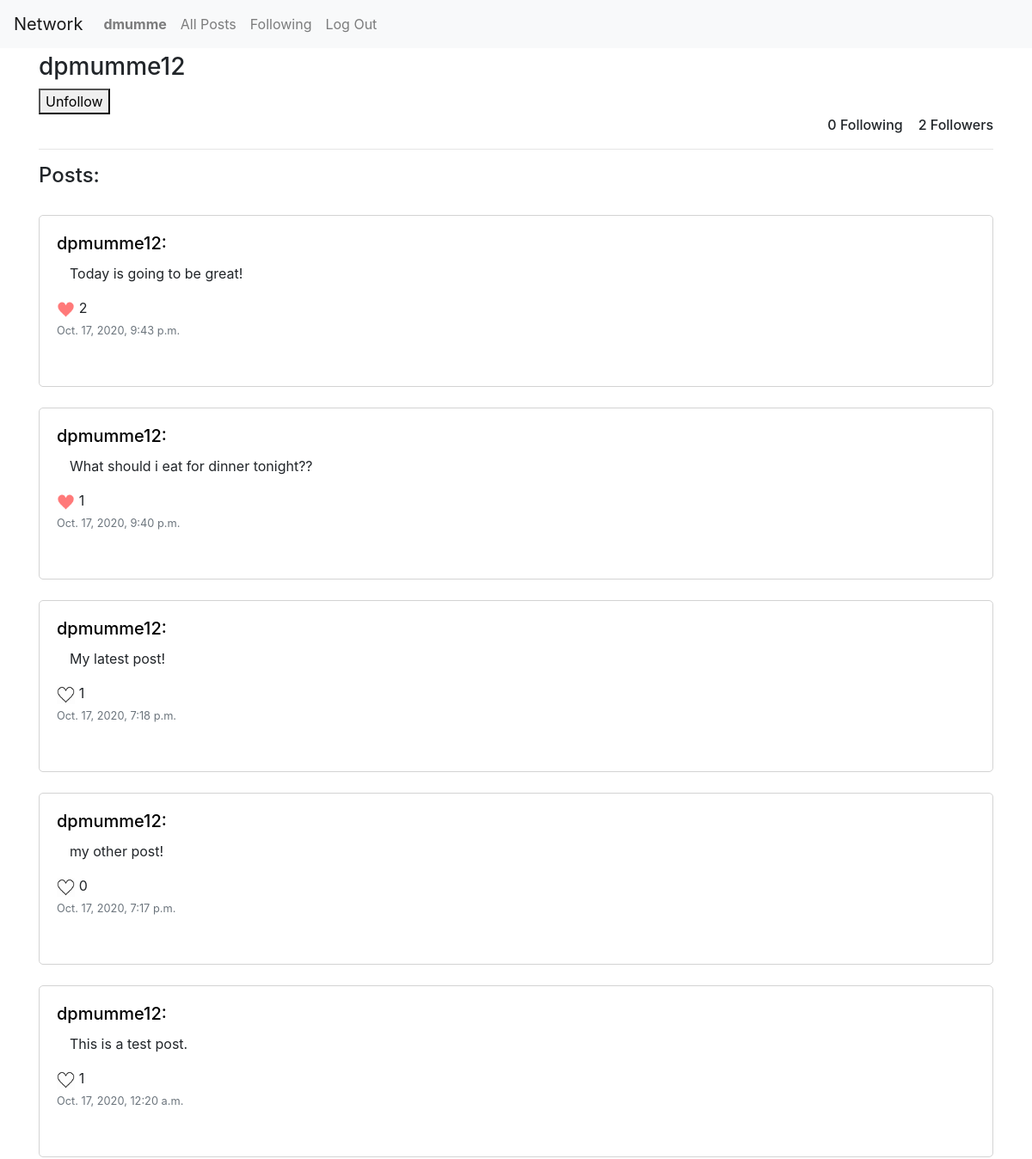
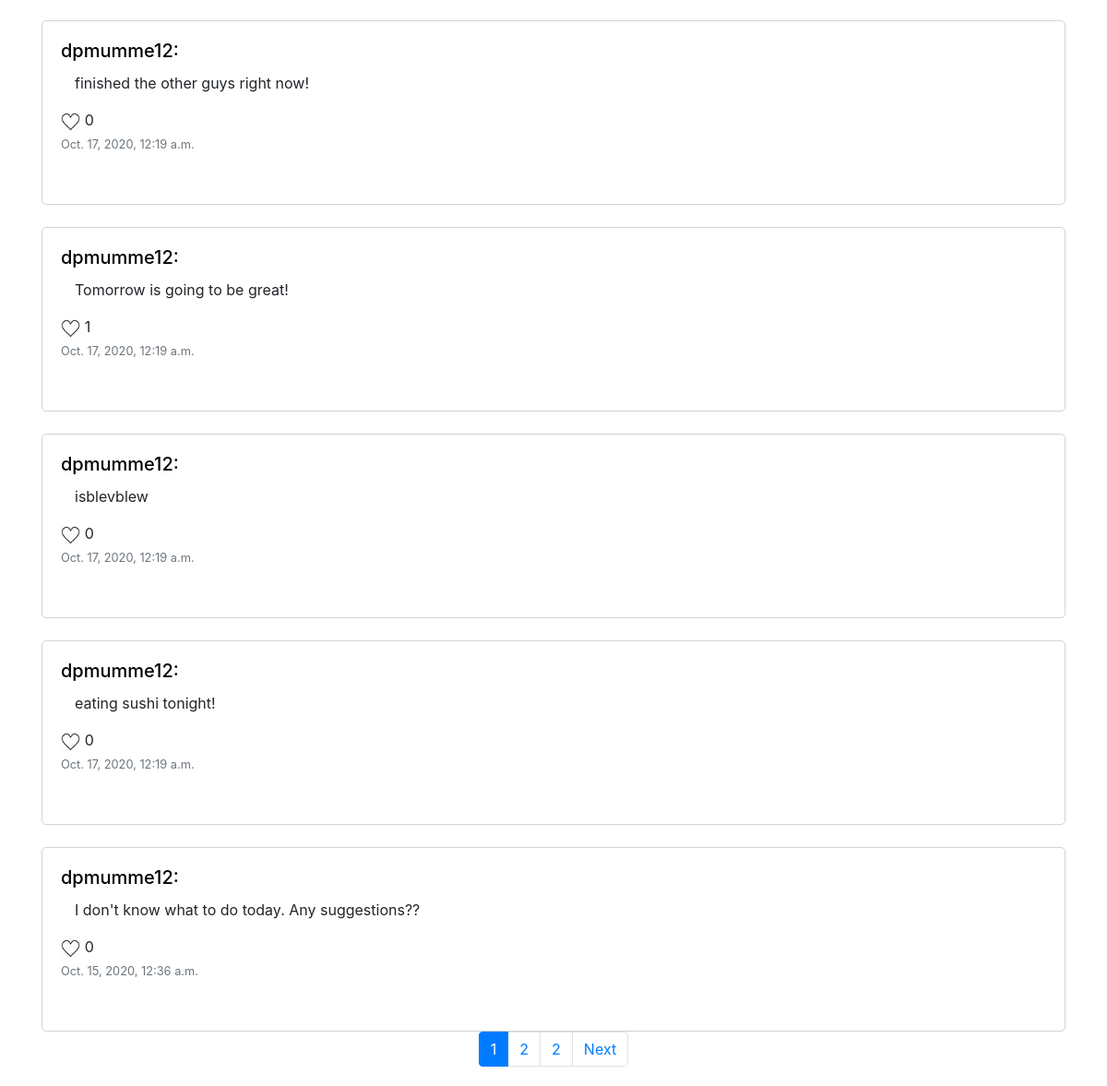
The app's page /profile/1 (signed in) with its own data (2 pictures, top to bottom).
### network/models.py (models this page shows, shortened)
class User(AbstractUser):
    pass

class profile(models.Model):
    user = models.ForeignKey("User", on_delete=models.CASCADE, related_name="profile_user")
    following = models.ManyToManyField("User",  blank=True, related_name="following_user")
    followers = models.ManyToManyField("User",  blank=True, related_name="follower_user")

class post(models.Model):
    user = models.ForeignKey("User", on_delete=models.CASCADE, related_name="post_user")
    body = models.TextField(blank=True)
    likes = models.ManyToManyField("User", blank=True, related_name="post_likes")
    date_posted = models.DateTimeField(auto_now_add = True, blank = True)

### network/views.py (the view)
# urls.py: path("profile/<int:id>", views.user_profile, name="user_profile"),
def user_profile(request, id):
    profile_user = User.objects.get(id = id)
    Profile = profile.objects.get(user = profile_user)
    objects = post.objects.filter(user = profile_user).order_by("-date_posted")
    if (len(objects) <= 10):
        page_obj = objects
    else:
        posts = Paginator(objects, 10)
        page_number = request.GET.get("page")
        page_obj = posts.get_page(page_number)
    return render(request, "network/profile.html", {
        "profile": Profile,
        "page_obj": page_obj
    })

### network/templates/network/profile.html (shortened to what this page needs)
{% extends "network/layout.html" %}
{% block body %}
    <div class="container">
        <div id="main-page">
        <h3>{{profile.user.username}}</h3>
        {% if not user in profile.followers.all and profile.user != user %}
            <form method="POST" action="{% url 'follow' %}">
                {% csrf_token %}
                <input type="hidden" value="{{profile.user}}" name="profile-user">
                <button type="submit">Follow</button>
            </form>
        {% elif user in profile.followers.all and profile.user != user %}
            <form method="POST" action="{% url 'follow' %}">
                <button type="submit">Unfollow</button>
            </form>
        {% endif %}
        <div style="float: right;">
            <h6 style="display: inline;">{{profile.following.count}} Following</h6>
            <h6 style="display: inline;">{{profile.followers.count}} Followers</h6>
        </div>
        <br>
        <hr>
        <h4>Posts:</h4>
        {% for post in page_obj %}
            <br>
            <div class="post-div">
                <div>
                    <h5 style="display: inline;"><a href="{% url 'user_profile' id=post.user.id %}" style="color: black;">{{post.user.username}}:</a></h5>
                </div>
                <div class="post-body">
                    <p class="body-text" id="post-body-{{post.id}}">{{post.body}}</p>
                    <span>
                        {% if user in post.likes.all %}
                            <img class="like-img" id="post-{{post.id}}" onclick="like_post({{post.id}})" alt="filled in heart icon">
                        {% else %}
                            <img class="like-img" id="post-{{post.id}}" onclick="like_post({{post.id}})" alt="empty heart icon">
                        {% endif %}
                        <span id="post-like-count-{{post.id}}">{{post.likes.count}}</span>
                    </span>
                </div>
                <div class="date-posted">
                    <p class="card-text"><small class="text-muted" style="text-align: right;">{{ post.date_posted }}</small></p>
                </div>
            </div>
        {% endfor %}
        {% if page_obj.paginator.num_pages > 1%}
        <nav aria-label="Page navigation example">
            <ul class="pagination justify-content-center">
              {% if page_obj.has_previous %}
              <li class="page-item"><a class="page-link" href="?page=1">1</a></li>
              {% else %}
              <li class="page-item active"><a class="page-link" href="?page=1">1</a></li>
              {% endif %}
              {% if page_obj.number == 1 %}
              <li class="page-item"><a class="page-link" href="?page={{ page_obj.next_page_number }}">2</a></li>
              {% elif page_obj.number == page_obj.paginator.num_pages %}
              <li class="page-item"><a class="page-link" href="?page={{ page_obj.previous_page_number }}">{{ page_obj.previous_page_number }}</a></li>
              {% else %}
              <li class="page-item active"><a class="page-link" href="?page={{ page_obj.number }}">{{ page_obj.number }}</a></li>
              {% endif %}
              {% if page_obj.has_next %}
              <li class="page-item"><a class="page-link" href="?page={{ page_obj.paginator.num_pages }} ">{{ page_obj.paginator.num_pages }}</a></li>
              {% else %}
              <li class="page-item active"><a class="page-link" href="?page={{ page_obj.paginator.num_pages }} ">{{ page_obj.paginator.num_pages }}</a></li>
              {% endif %}
              {% if page_obj.has_next %}
              <li class="page-item">
                <a class="page-link" href="?page={{ page_obj.next_page_number }}">Next</a>
              </li>
              {% endif %}
            </ul>
        </nav>
        {% endif %}
        </div>
    </div>
{% endblock %}

### network/templates/network/layout.html (shortened to what this page needs)
{% load static %}
<!DOCTYPE html>
<html lang="en">
    <head>
        <link rel="stylesheet" href="https://stackpath.bootstrapcdn.com/bootstrap/4.4.1/css/bootstrap.min.css">
        <link href="{% static 'network/styles.css' %}" rel="stylesheet">
    </head>
    <body>
        <nav class="navbar navbar-expand-lg navbar-light bg-light">
            <a class="navbar-brand" href="{% url 'index' %}">Network</a>
            <div>
              <ul class="navbar-nav mr-auto">
                {% if user.is_authenticated %}
                    <li class="nav-item">
                        <a class="nav-link" href="{% url 'user_profile' id=user.id %}"><strong>{{ user.username }}</strong></a>
                    </li>
                {% endif %}
                <li class="nav-item">
                  <a class="nav-link" href="{% url 'index' %}">All Posts</a>
                </li>
                {% if user.is_authenticated %}
                    <li class="nav-item">
                        <a class="nav-link" href="{% url 'following' %}">Following</a>
                    </li>
                    <li class="nav-item">
                        <a class="nav-link" href="{% url 'logout' %}">Log Out</a>
                    </li>
                {% endif %}
              </ul>
            </div>
          </nav>
        <div class="body">
            {% block body %}
            {% endblock %}
        </div>
    </body>
</html>

### network/static/network/styles.css (style rules this page uses)
.body { padding: 5px; }
.post-div { padding: 20px; width: 100%; height: 200px; border: 1px solid lightgray; border-radius: 5px; }
.like-img { height: auto; width: 2%; }
.body-text { margin-left: 15px; margin-top: 10px; }

### records on screen
User: username "dmumme"
profile: user.username "dpmumme12", following.count "0", followers.count "2"
post: user.username "dpmumme12", body "Today is going to be great!", likes.count "2", date_posted "Oct. 17, 2020, 9:43 p.m."
post: user.username "dpmumme12", body "What should i eat for dinner tonight??", likes.count "1", date_posted "Oct. 17, 2020, 9:40 p.m."
post: user.username "dpmumme12", body "My latest post!", likes.count "1", date_posted "Oct. 17, 2020, 7:18 p.m."
post: user.username "dpmumme12", body "my other post!", likes.count "0", date_posted "Oct. 17, 2020, 7:17 p.m."
post: user.username "dpmumme12", body "This is a test post.", likes.count "1", date_posted "Oct. 17, 2020, 12:20 a.m."
post: user.username "dpmumme12", body "finished the other guys right now!", likes.count "0", date_posted "Oct. 17, 2020, 12:19 a.m."
post: user.username "dpmumme12", body "Tomorrow is going to be great!", likes.count "1", date_posted "Oct. 17, 2020, 12:19 a.m."
post: user.username "dpmumme12", body "isblevblew", likes.count "0", date_posted "Oct. 17, 2020, 12:19 a.m."
post: user.username "dpmumme12", body "eating sushi tonight!", likes.count "0", date_posted "Oct. 17, 2020, 12:19 a.m."
post: user.username "dpmumme12", body "I don't know what to do today. Any suggestions??", likes.count "0", date_posted "Oct. 15, 2020, 12:36 a.m."

### other values on screen
{{ page_obj.paginator.num_pages }} "2"
